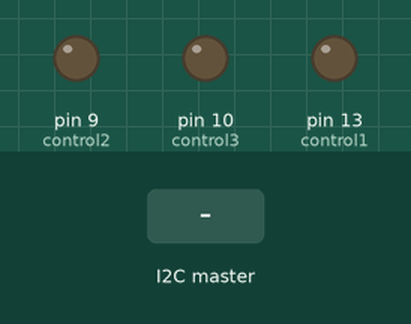
Simulated run of this sketch. Board: Arduino Uno, built with avr-gcc and run on an emulated ATmega328P. Shown: output pins drawn as LEDs (lit = HIGH). The inputs (shaded band) are chosen by the test bench. What the sketch prints to the serial monitor is not drawn.

Above: at 1.2 s.
1.3 s: the I2C master sends the byte 5
At 1.8 s:
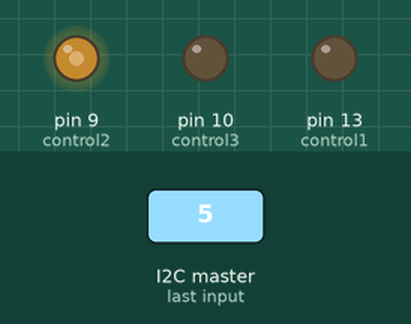
4.0 s: the I2C master sends the byte 90
At 5.39 s:
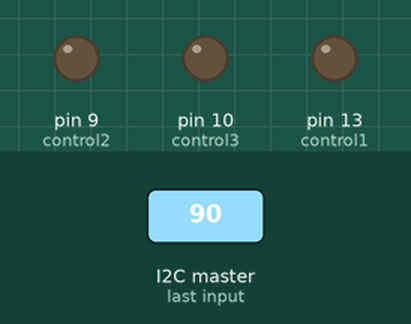
5.5 s: the I2C master sends the byte 200
At 6.2 s:
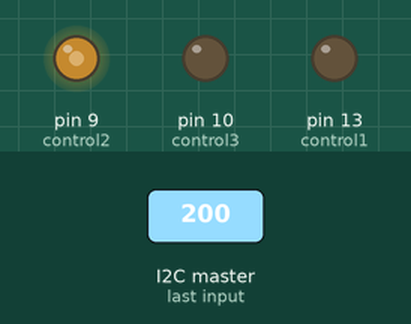
7.0 s: the I2C master sends the byte 1
At 9.2 s:
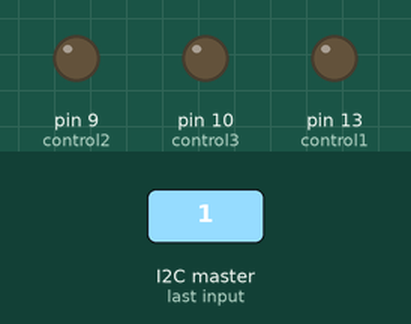
Timing chart, 0 to 9.5 s (numbered marks = the images above; inputs shaded):
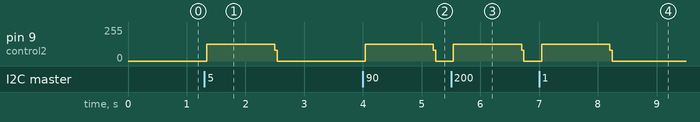

The sketch:

i2cSlave.ino
```cpp
// Bliss
// 11-29-19
// Bliss Brass
// ECE 411
// Turning the ItsyBitsy 32u4 3V breakout board into a I2C Slave and controlling outputs
// Be sure to select the Itsy Bitsy 32u4 3V board in the Tools menu

#include <Wire.h>

int z = 370;
int control1 = 13;
int control2 = 9;
int control3 = 10;
int control4 = 6;

int brightness = 0;
int fadeAmount = 5;

void setup() {
  Wire.begin(4);                   // Turning Atmega into a slave on address 0x04
  Wire.onReceive(receiveEvent);    // On start sequence call function
  Serial.begin(9600);              // Set the Baud rate

  pinMode(control1, OUTPUT);
  pinMode(control2, OUTPUT);
  pinMode(control3, OUTPUT);
  //pinMode(control4, OUTPUT);
  // PB6 Pin 30 and PB7 Pin 12 paired
  // PD6 Pin 26 and PD7 Pin 27 Paired
}

void loop() {
  //delay(100);
  // Noise is to the ??? turn
  if ((360 >= z) && (z > 200)) {
    for (int i = 10000; i > 0; i--) {
      analogWrite(control1, 255);
      delayMicroseconds(50);  // Delaying 50 Micro Seconds
      analogWrite(control1, 0);
      delayMicroseconds(50);
    }
    z = 370;  // Setting Z outside the trigger range
    /*analogWrite(control1, brightness);
    brightness = brightness + fadeAmount;
    if (brightness <= 0 || brightness >= 255) {
      fadeAmount = -fadeAmount;
    }
    delay(30);*/
  }
  // Noise is to the ??? turn
  else if ((z >= 0) && (z < 160)) {
    for (int i = 10000; i > 0; i--) {
      analogWrite(control2, 255);
      delayMicroseconds(50);  // Delaying 50 Micro Seconds
      analogWrite(control2, 0);
      delayMicroseconds(50);
    }
    z = 370;  // Setting Z outside the trigger range
  }

  // Noise is behind drive straight
  else if ((200 >= z) && (z >= 160)) {
    for (int i = 10000; i > 0; i--) {
      analogWrite(control3, 255); // Setting V to max (Voltage)
      delayMicroseconds(50);      // Delaying 50 Micro Seconds for PWM
      analogWrite(control3, 0);   // Setting V to 0
      delayMicroseconds(50);
    }
    z = 370;  // Setting Z outside the trigger range
  }
  else {

  }
}

void receiveEvent(int howMany) {
  // Loop through all sent bytes
  String buff;

  while(0 < Wire.available()) {
    char c = Wire.read();
    //Serial.print(c);
    buff = buff + c;
  }
  Serial.println(buff);

  z = buff.toInt();
  Serial.print("Z is ");
  Serial.println(z);

}
```

Measured:
- after the input at 1.3 s, pin 9 (control2): 0/255 → 127/255 at once, → 0/255 1.2 s later
- after the input at 4.0 s, pin 9 (control2): 0/255 → 127/255 at once, → 0/255 1.2 s later
- after the input at 5.5 s, pin 9 (control2): 0/255 → 127/255 at once, → 0/255 1.2 s later
- after the input at 7.0 s, pin 9 (control2): 0/255 → 126/255 at once, → 0/255 1.2 s later
